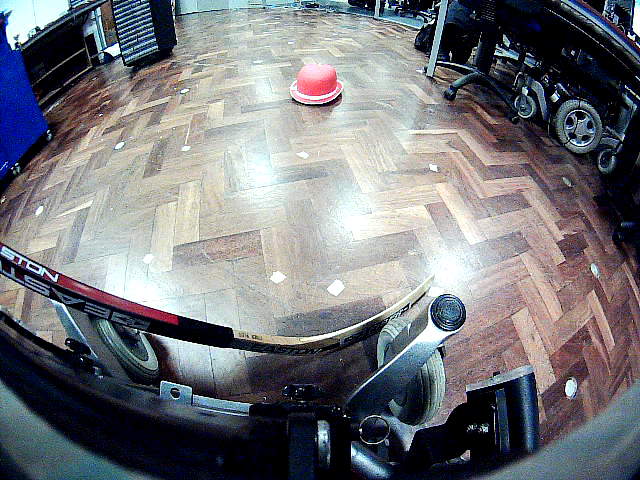
#> input picture pic_end.png, 640 x 480 px; its folder holds only this picture in this run
$ python -i kinect_measures.py   (imports and definitions only)   (Python 2 division)
#> lines starting #> are read from the running program, lines starting #| are printed output that depends on the picture; after the words box and inside, x2 and y2 are one past the last pixel; in counts of white or black regions, pixels touching at a corner belong together
#> further down, picture is the input picture: shape (480, 640, 3); mean B, G, R 122.2, 117.5, 116.1
#! /usr/bin/python

#--------------------------------#
# Kinect v2 point cloud visualization using a Numpy based
# real-world coordinate processing algorithm and OpenGL.
#--------------------------------#

import sys
import numpy as np
import cv2

#from pyqtgraph.Qt import QtCore, QtGui
#import pyqtgraph.opengl as gl

from pylibfreenect2 import Freenect2, SyncMultiFrameListener
from pylibfreenect2 import FrameType, Frame, libfreenect2

import matplotlib.pyplot as plt

# [1 line that did not run here, left out]
# [1 line that did not run here, left out]
# [3 lines not run here, left out]

# [1 line that did not run here, left out]
# [1 line that did not run here, left out]

types = 0
# [1 line not run here, left out]
# [1 line that did not run here, left out]

# Register listeners
# [3 lines not run here, left out]

def extract_coords_puck(frame):
    colorLower = (73, 100, 190)
    colorUpper = (106, 255, 255)

    # [15 lines of commented-out code are left out]

    blurred = cv2.GaussianBlur(frame, (11, 11), 0)
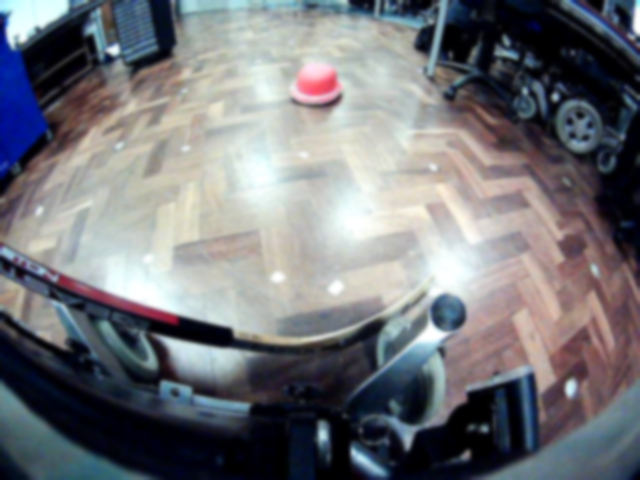
#> blurred: shape (480, 640, 3); mean B, G, R 122.2, 117.5, 116.1
    hsv = cv2.cvtColor(frame, cv2.COLOR_BGR2HSV)
#> hsv: shape (480, 640, 3); mean H, S, V 79.1, 79.6, 130.4
    # construct a mask for the color "green", then perform
    # a series of dilations and erosions to remove any small
    # blobs left in the mask
    mask = cv2.inRange(hsv, colorLower, colorUpper)
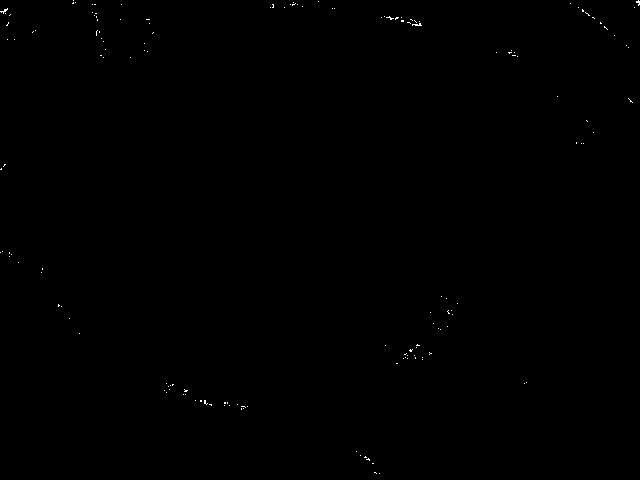
#> mask: shape (480, 640); 0.12% white in thin lines or dots
    mask = cv2.erode(mask, None, iterations=2)
#> mask: shape (480, 640); every value is 0
    mask = cv2.dilate(mask, None, iterations=2)
    # find contours in the mask and initialize the current
    # (x, y) center of the ball
    cnts = cv2.findContours(mask.copy(), cv2.RETR_EXTERNAL,
        cv2.CHAIN_APPROX_SIMPLE)[-2]
#> cnts = []
    center = None
    # only proceed if at least one contour was found
    if len(cnts) > 0:
        # find the largest contour in the mask, then use
        # it to compute the minimum enclosing circle and
        # centroid
        c = max(cnts, key=cv2.contourArea)
        ((x, y), radius) = cv2.minEnclosingCircle(c)
        M = cv2.moments(c)
        center = (int(M["m10"] / M["m00"]), int(M["m01"] / M["m00"]))
        ball_x = center[0]
        ball_y = center[1]
        # ball_y = -(center[0]-width/2.0)
        # ball_x = center[0]-width/2.0
        # ball_y = -(center[1]-height/2.0)
        if radius > 1:
            # draw the circle and centroid on the frame,
            # then update the list of tracked points
            frame = frame.copy()
            cv2.circle(frame, (int(x), int(y)), int(radius), (0, 255, 255), 2)
            cv2.circle(frame, center, 5, (0, 0, 255), -1)
    else:
        ball_x = None
        ball_y = None

    print frame.shape
#| (480, 640, 3)
    frame = frame.copy()
    for x in xrange(-600, 601, 200):
        cv2.line(frame, (960 + x, 0), (960 + x, 1080), (0, 255, 255), 5)
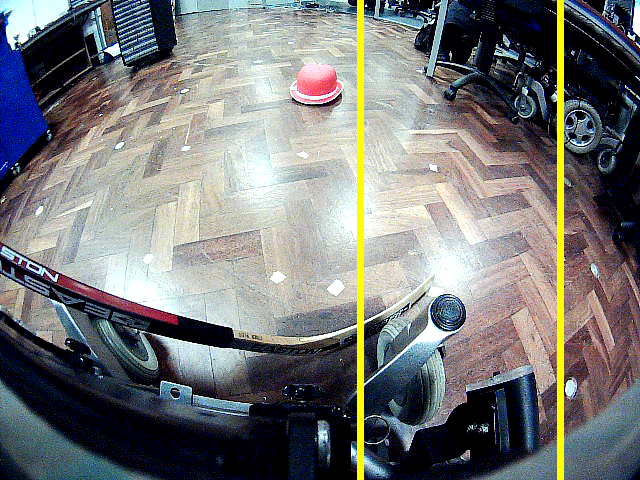
#> frame: shape (480, 640, 3); 2.19% of pixels changed, all inside (x1, y1, x2, y2) = (357, 0, 564, 480)
    for y in xrange(-400, 401, 200):
        cv2.line(frame, (0, 540 + y), (1920, 540 + y), (0, 255, 255), 5)
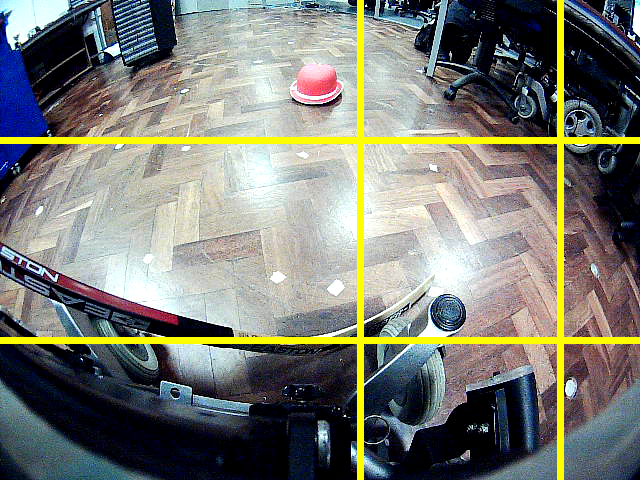
#> frame: shape (480, 640, 3); 2.85% of pixels changed, all inside (x1, y1, x2, y2) = (0, 137, 640, 344)
    cv2.imshow("Front Camera", frame) #(frame * 255).astype(int))
    cv2.waitKey(1)

    return ball_x, ball_y

# [17 lines not run here, left out]

>>> import cv2
>>> picture = cv2.imread('../pic_end.png')
>>> result = extract_coords_puck(picture)

$ run again, on calibration.png
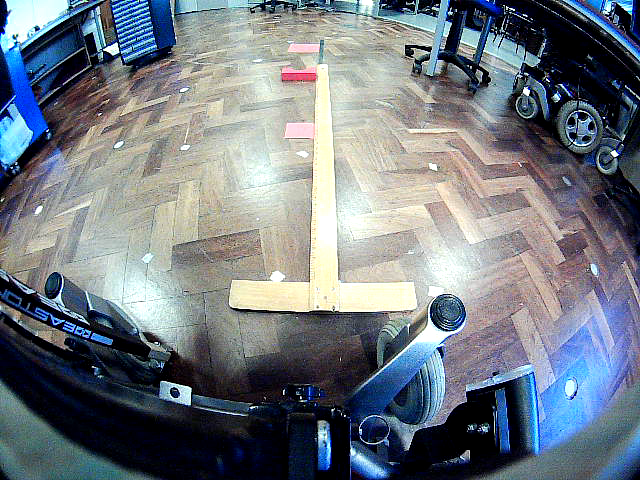
#> input picture calibration.png, 640 x 480 px
#> picture is the input picture: shape (480, 640, 3); mean B, G, R 130.2, 122.3, 114.9
#> hsv: shape (480, 640, 3); mean H, S, V 79, 83.2, 138.1
#> in extract_coords_puck, `mask = cv2.dilate(mask, None, iterations=2)`:
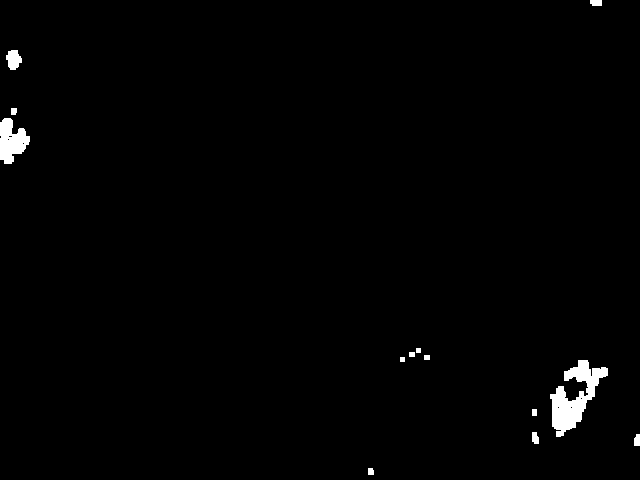
#> mask: shape (480, 640); 1.1% white; 13 white regions
#> cnts = 13 contours, 2 with area under 20; largest, box (x1, y1, x2, y2) and area: (550, 360, 608, 437) 1736, (0, 118, 30, 164) 813, (6, 50, 22, 70) 200, (532, 432, 539, 444) 54, (590, 0, 602, 6) 52
#> c = contour of 141 points, box (x1, y1, x2, y2) (550, 360, 608, 437), area 1736
#> x = 581.5; y = 402; radius = 42.5
#> M = moments, m00 1736.5, centre m10/m00, m01/m00 = (573.9, 397)
#> center = (573, 397)
#> ball_x = 573
#> ball_y = 397
#| (480, 640, 3)
#> after the loop in extract_coords_puck, `for y in xrange(-400, 401, 200):`:
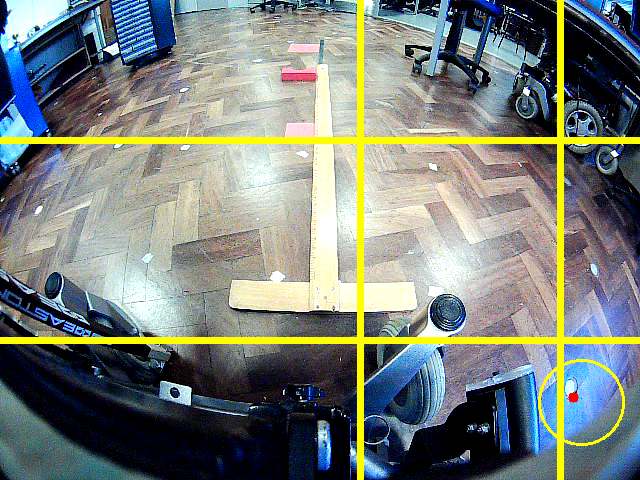
#> frame: shape (480, 640, 3); mean B, G, R 122.6, 128.8, 121.9
#> result = (573, 397)
